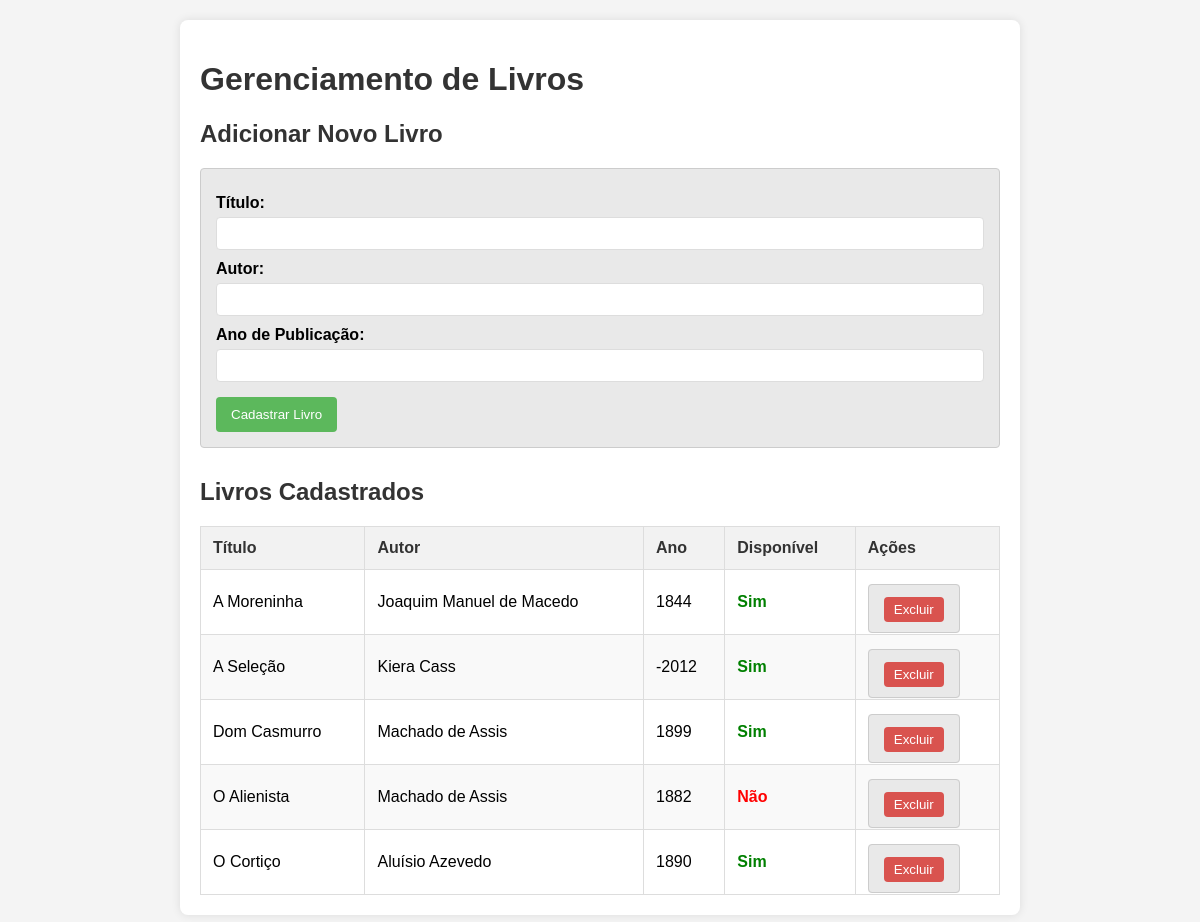
The app's page /, older data.
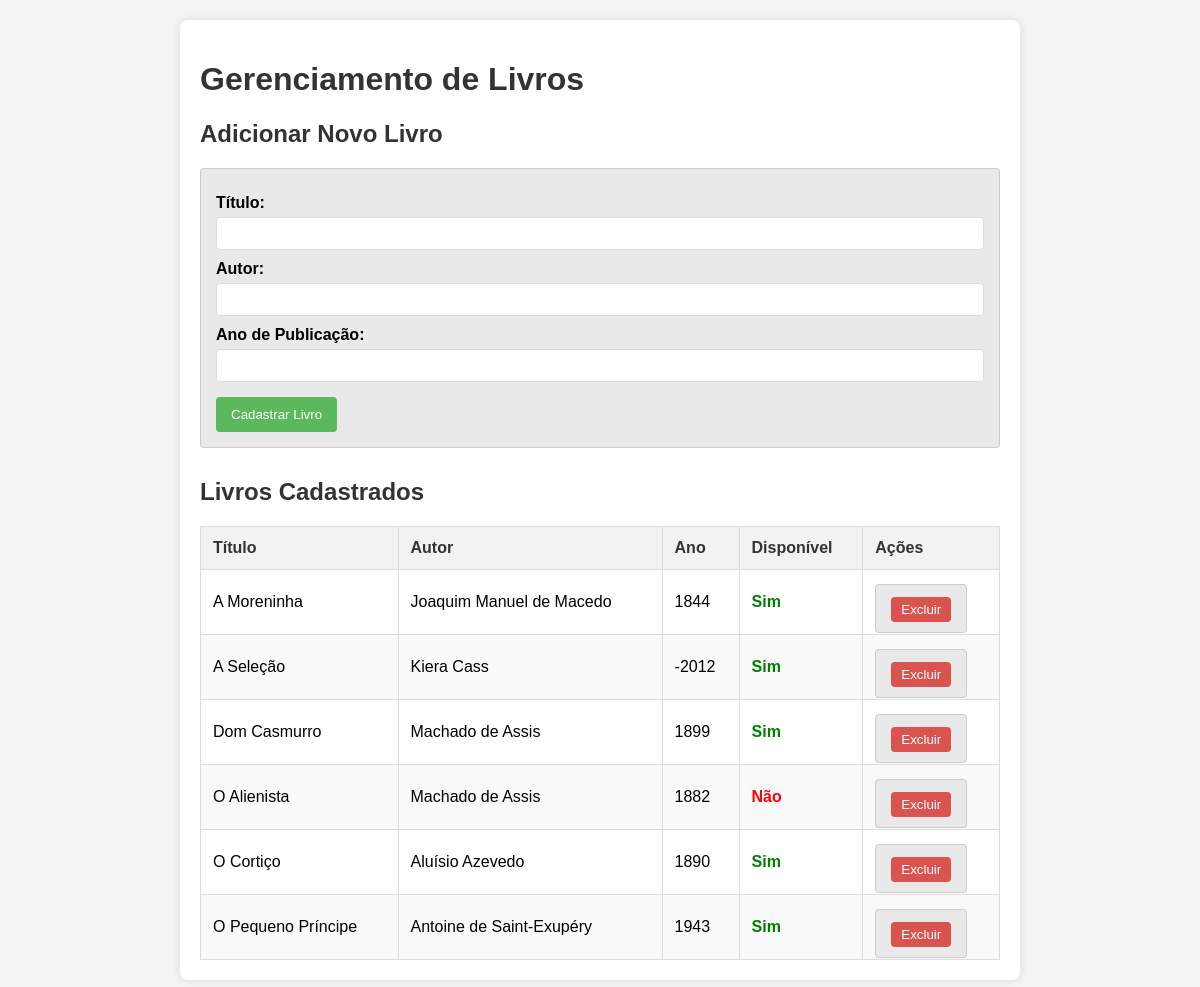
The same page, newer data.
### tables this page shows
CREATE TABLE livros (
    id INTEGER PRIMARY KEY AUTOINCREMENT,
    titulo TEXT NOT NULL,
    autor TEXT NOT NULL,
    ano_publicacao INTEGER,
    disponivel INTEGER NOT NULL DEFAULT 1
);

### src/scripts/app_flask.py (the view, shortened to what this page needs)
@app.route('/', methods=['GET', 'POST'])
def index():
    db = get_db()
    cursor = db.cursor()
    cursor.execute("SELECT id, titulo, autor, ano_publicacao, disponivel FROM livros ORDER BY titulo")
    livros = cursor.fetchall()
    return render_template('index.html', livros=livros)

### src/scripts/app_flask.py (called while the page is built)
def get_db():
    db = getattr(g, '_database', None)
    if db is None:
        db = g._database = sqlite3.connect(DATABASE)
        db.row_factory = sqlite3.Row
    return db

@app.teardown_appcontext
def close_connection(exception):
    db = getattr(g, '_database', None)
    if db is not None:
        db.close()

### templates/index.html (shortened to what this page needs)
<!DOCTYPE html>
<html lang="pt-br">
<head>
</head>
<body>
    <div class="container">
        <h1>Gerenciamento de Livros</h1>
        <h2>Adicionar Novo Livro</h2>
        <form method="POST" action="{{ url_for('index') }}">
            <label for="titulo">Título:</label>
            <input type="text" id="titulo" name="titulo" required>
            <label for="autor">Autor:</label>
            <input type="text" id="autor" name="autor" required>
            <label for="ano_publicacao">Ano de Publicação:</label>
            <input type="number" id="ano_publicacao" name="ano_publicacao" min="1000" max="2100" required>
            <button type="submit">Cadastrar Livro</button>
        </form>
        <h2>Livros Cadastrados</h2>
        {% if livros %}
            <table>
                <thead>
                    <tr>
                        <th>Título</th>
                        <th>Autor</th>
                        <th>Ano</th>
                        <th>Disponível</th>
                        <th>Ações</th>
                    </tr>
                </thead>
                <tbody>
                    {% for livro in livros %}
                    <tr>
                        <td>{{ livro.titulo }}</td>
                        <td>{{ livro.autor }}</td>
                        <td>{{ livro.ano_publicacao }}</td>
                        <td>
                            {% if livro.disponivel == 1 %}
                                <span class="disponivel">Sim</span>
                            {% else %}
                                <span class="indisponivel">Não</span>
                            {% endif %}
                        </td>
                        <td>
                            <form method="POST" action="{{ url_for('deletar_livro', livro_id=livro.id) }}" style="display:inline;">
                                <button type="submit" onclick="return confirm('Tem certeza que deseja excluir o livro: {{ livro.titulo }}?')" style="background-color: #d9534f; color: white; padding: 5px 10px; border: none; border-radius: 4px; cursor: pointer;">Excluir</button>
                            </form>
                        </td>
                    </tr>
                    {% endfor %}
                </tbody>
            </table>
        {% else %}
            <p>Nenhum livro cadastrado ainda.</p>
        {% endif %}
    </div>
</body>
</html>

### templates/index.html (style rules this page uses)
body { font-family: Arial, sans-serif; margin: 20px; background-color: #f4f4f4; }
.container { max-width: 800px; margin: auto; background: white; padding: 20px; border-radius: 8px; box-shadow: 0 0 10px rgba(0, 0, 0, 0.1); }
h1, h2 { color: #333; }
form { margin-bottom: 30px; padding: 15px; border: 1px solid #ccc; border-radius: 4px; background-color: #e9e9e9; }
form label { display: block; margin-top: 10px; font-weight: bold; }
form input[type="text"], form input[type="number"] { width: 100%; padding: 8px; margin-top: 5px; border: 1px solid #ddd; border-radius: 4px; box-sizing: border-box; }
form button { background-color: #5cb85c; color: white; padding: 10px 15px; border: none; border-radius: 4px; cursor: pointer; margin-top: 15px; }
table { width: 100%; border-collapse: collapse; margin-top: 20px; }
th, td { border: 1px solid #ddd; padding: 12px; text-align: left; }
th { background-color: #f2f2f2; color: #333; }
tr:nth-child(even) { background-color: #f9f9f9; }
.disponivel { color: green; font-weight: bold; }
.indisponivel { color: red; font-weight: bold; }

Row changes from the older to the newer data that the page shows:
added livros: titulo "O Pequeno Príncipe", autor "Antoine de Saint-Exupéry", ano_publicacao "1943", disponivel "Sim"
